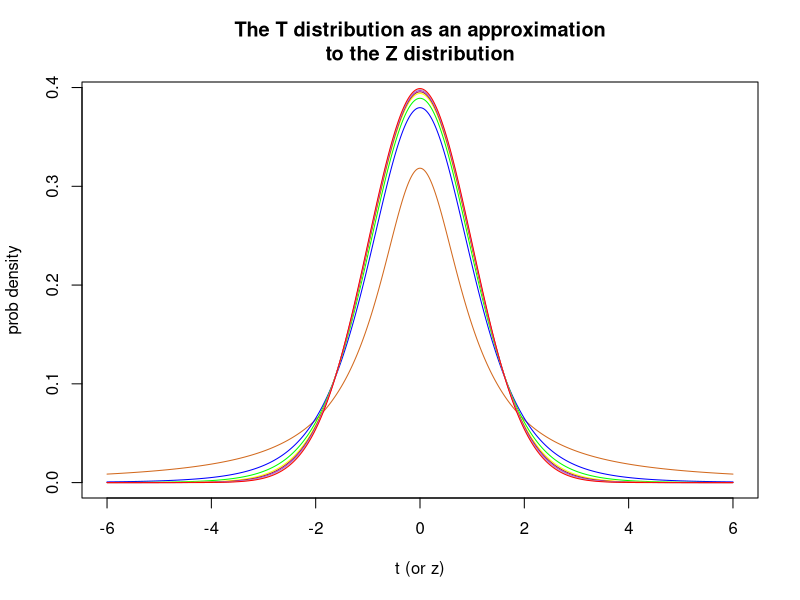
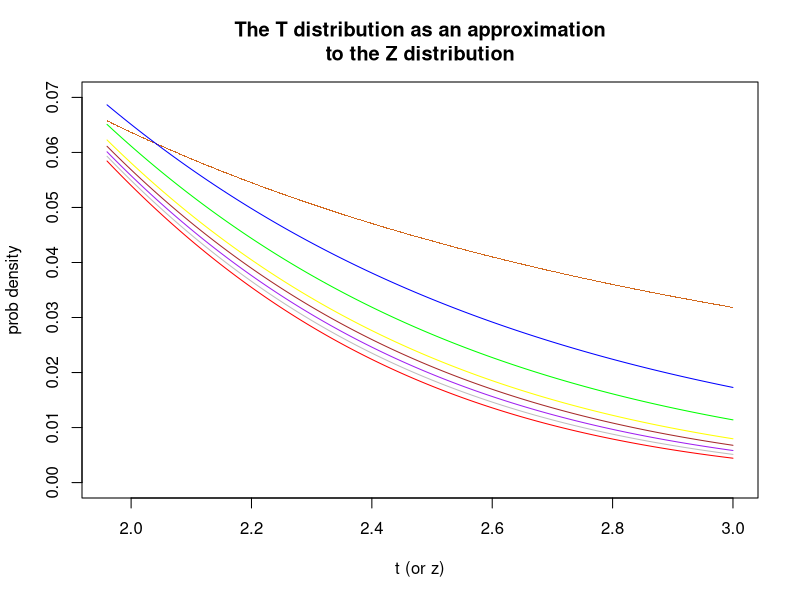

Source code (R) for these figures, in order:

x = seq(-6, 6, 0.01);
plot(x, dt(x, 1), 
  type = "l", 
  col = "chocolate", 
  ylim = c(0, 0.39), 
  ylab = "prob density", 
  xlab = "t (or z)", 
  main = "The T distribution as an approximation\nto the Z distribution");
lines(x, dt(x, 5), type = "l", col = "blue");
lines(x, dt(x, 10), type = "l", col = "green");
lines(x, dt(x, 20), type = "l", col = "yellow");
lines(x, dt(x, 30), type = "l", col = "brown");
lines(x, dt(x, 50), type = "l", col = "purple");
lines(x, dt(x, 100), type = "l", col = "gray");
lines(x, dnorm(x), type = "l", col = "red");
#placeholder for last line


x = seq(1.96, 3, 0.001);
plot(x, dt(x, 1), 
		pch = ".", 
		col = "chocolate", 
		ylim = c(0, 0.07), xlim = c(1.96, 3),
		ylab = "prob density", 
		xlab = "t (or z)", 
		main = "The T distribution as an approximation\nto the Z distribution");
lines(x, dt(x, 5), pch = ".", col = "blue");
lines(x, dt(x, 10), pch = ".", col = "green");
lines(x, dt(x, 20), pch = ".", col = "yellow");
lines(x, dt(x, 30), pch = ".", col = "brown");
lines(x, dt(x, 50), pch = ".", col = "purple");
lines(x, dt(x, 100), pch = ".", col = "gray");
lines(x, dnorm(x), pch = ".", col = "red");
#placeholder for last line